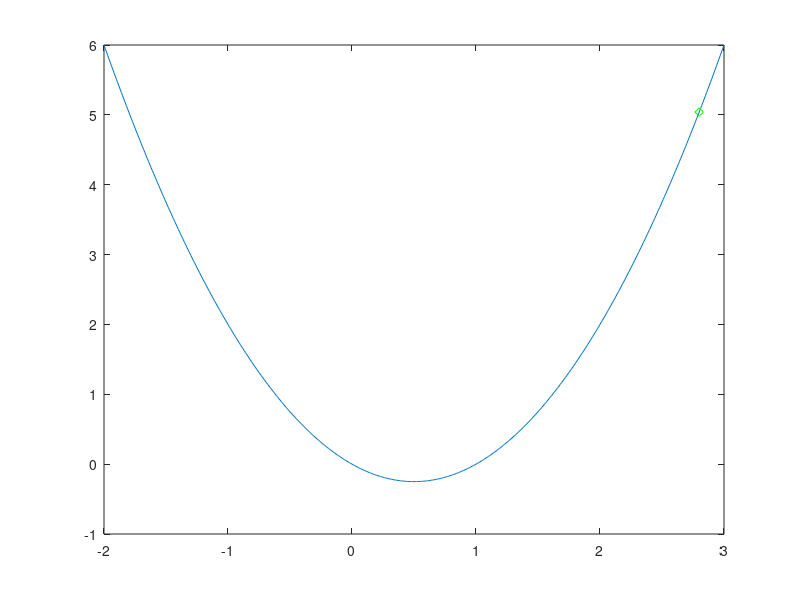

Write MATLAB code to recreate this figure. (Note: this script raises an error after producing the figure.)
%Script to run the line search on the simple test platform
%Copyright (c) 2015 Isaiah Bell
%All rights reserved
clear
clc
close all;
%setup test function
simple = @(x) (x.^2-x);
%prepare plotting the function
test_x = [-2:0.01:3];
simple_y = simple(test_x);
plot(test_x,simple_y)
%create an objective function handle to pass around
%this returns [f, f'] of the simple function above
objective = @(x)(deal((x^2-x),(2*x-1))) 
%configure the linesearch parameters here
x_prev = 2.8;
mu_1 = 1e-4;
mu_2 = 0.9;
alpha_init = 1;
%alpha_init = input('Enter inital step length: ');
alpha_max = 3;
hold on
plot(x_prev,simple(x_prev),'gd');
hold on
%do a bad thing and have infinite while loop to simulate do while
[f_init,g_init] = objective(x_prev);
%store each run of function for plotting convergence
g_metric = [];
x_metric = [x_prev];
while true
	%compute the descent direction of the objective function
	%in this case we directly evaluate the gradient and then normalize
	[f_this,g_this] = objective(x_prev);
	p = -g_this./norm(g_this);
	step = mdoLineSearch(objective, p, x_prev, mu_1, mu_2, alpha_init, alpha_max);
	%jump to this point
	x_curr = x_prev + p*step;
	x_metric(end+1) = x_curr;
	%these two never change
	hold on
	plot(x_curr,simple(x_curr),'rd');
	hold on
	%test if the gradient has been reduced enough to quit
	[f_curr, g_curr] = objective(x_curr);
	if (norm(g_curr) < norm(g_init)*1e-25)
		g_metric(end+1) = (norm(g_curr)/norm(g_init));
		break;
	else
		g_metric(end+1) = (norm(g_curr)/norm(g_init));
	end
	x_prev = x_curr;
end
%calculate the difference from actual point
x_metric = abs(x_metric - 0.5);
%test by golden section method

fig1 = figure;
figure(fig1);
a = -2;
b = 4;
epsilon = 1e-7;
[left,right,cost_data] = mdoGoldenSection(objective,a,b,epsilon);
tolerance = (b-a)*1e-3; %visable convergence intervals
%figure out the relative error metric
gold_metric = abs(cost_data(:,1) - cost_data(:,3));
mdoPlotGoldenSectionData(cost_data, fig1, tolerance, 0.5) % using specialized plotting function
%plotting the function values
x_vals = [a-.5:0.01:b+.5];
y_vals = simple(x_vals);
plot(x_vals,y_vals)

%compare the results from the line search
fig_metric = figure;
figure(fig_metric);
semilogy(1:length(g_metric), g_metric,'kd:')
hold on

semilogy(1:length(x_metric), x_metric, 'ko-.')
hold on
semilogy(1:length(gold_metric), gold_metric, 'rd--')
hold on

title('Line search and golden section search')
xlabel('Iterations k')
legend('|g_k|/|g_0|','|x_k - x.|', '\delta_k');

%test the real question
fig2 = figure;
figure(fig2);

%create the drag equation
rho = 1.23;	%density of air kg/m^3
mu = 17.8 * 1e-6; % viscosity of air kg/(m sec)
Velocity = 35; %airspeed m/sec
S = 11.8; %planform area m^2
S_wet = 2.05*S; % wing wetted area m^2
k = 1.2; %form factor
C_l = 0.3; %lift coefficient
e = 0.96; %Oswald efficiency factor

cons_1 = k*(S_wet/S)*0.074;
cons_1 = cons_1 * (rho*Velocity*sqrt(S)/mu)^-0.2;
cons_2 = C_l^2/(pi*e);
other_Cd = @(A) (cons_1*(A^0.1)+ cons_2/A);

Reynolds = @(l_char) (rho*Velocity*l_char/mu);
c = @(A)(sqrt(S/A));
C_f = @(A) (0.074*(Reynolds(c(A))^-0.2));

C_d = @(A) (k*C_f(A)*S_wet/S + C_l^2/(pi*A*e));
Aspect_ratios = [0.001:1000:10000000];
drag_co = zeros(length(Aspect_ratios),1);
for index = 1:length(Aspect_ratios)
	drag_co(index) = C_d(Aspect_ratios(index));
end
plot(Aspect_ratios,drag_co,'b')
